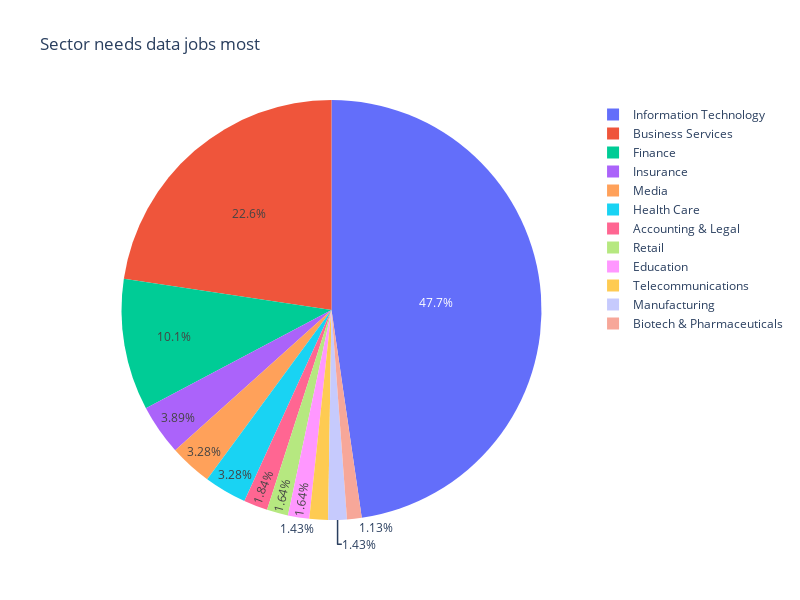

Notebook code cell kept with this figure:
### Code cell
fig = px.pie(sector, names=sector[sector>10].index, values=sector[sector>10].values, title='Sector needs data jobs most',\
            width= 800, height=600, color_discrete_sequence= px.colors.qualitative.Plotly)
fig.show()

### Figure 1 — Plotly figure (JSON) as saved in the notebook; plotly's stock layout.template omitted (floating-point values rounded to 4 significant figures)
{"data": [{"domain": {"x": [0, 1], "y": [0, 1]}, "hovertemplate": "label=%{label}<br>value=%{value}<extra></extra>", "labels": ["Information Technology", "Business Services", "Finance", "Insurance", "Media", "Health Care", "Accounting & Legal", "Retail", "Education", "Telecommunications", "Manufacturing", "Biotech & Pharmaceuticals"], "legendgroup": "", "name": "", "showlegend": true, "type": "pie", "values": [466, 221, 99, 38, 32, 32, 18, 16, 16, 14, 14, 11]}], "layout": {"height": 600, "legend": {"tracegroupgap": 0}, "piecolorway": ["#636EFA", "#EF553B", "#00CC96", "#AB63FA", "#FFA15A", "#19D3F3", "#FF6692", "#B6E880", "#FF97FF", "#FECB52"], "title": {"text": "Sector needs data jobs most"}, "width": 800}}
